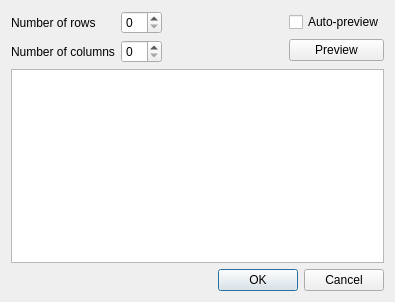
<?xml version="1.0" encoding="UTF-8"?>
<ui version="4.0">
 <class>InsertTableDialog</class>
 <widget class="QDialog" name="InsertTableDialog">
  <property name="geometry">
   <rect>
    <x>0</x>
    <y>0</y>
    <width>395</width>
    <height>302</height>
   </rect>
  </property>
  <property name="windowTitle">
   <string>Insert table</string>
  </property>
  <layout class="QGridLayout" name="gridLayout_3">
   <item row="0" column="0">
    <layout class="QGridLayout" name="gridLayout_2">
     <item row="0" column="0">
      <layout class="QHBoxLayout" name="horizontalLayout">
       <item>
        <layout class="QGridLayout" name="gridLayout">
         <item row="0" column="0">
          <widget class="QLabel" name="rowsNumber_Label">
           <property name="text">
            <string>Number of rows</string>
           </property>
          </widget>
         </item>
         <item row="0" column="1">
          <widget class="QSpinBox" name="rowsNumber_SpinBox"/>
         </item>
         <item row="1" column="0">
          <widget class="QLabel" name="columnsNumber_Label">
           <property name="text">
            <string>Number of columns</string>
           </property>
          </widget>
         </item>
         <item row="1" column="1">
          <widget class="QSpinBox" name="columnsNumber_SpinBox"/>
         </item>
        </layout>
       </item>
       <item>
        <spacer name="horizontalSpacer">
         <property name="orientation">
          <enum>Qt::Horizontal</enum>
         </property>
         <property name="sizeHint" stdset="0">
          <size>
           <width>40</width>
           <height>20</height>
          </size>
         </property>
        </spacer>
       </item>
       <item>
        <layout class="QVBoxLayout" name="verticalLayout">
         <item>
          <widget class="QCheckBox" name="autoPreview_CheckBox">
           <property name="text">
            <string>Auto-preview</string>
           </property>
          </widget>
         </item>
         <item>
          <widget class="QPushButton" name="preview_Button">
           <property name="text">
            <string>Preview</string>
           </property>
          </widget>
         </item>
        </layout>
       </item>
      </layout>
     </item>
     <item row="1" column="0">
      <widget class="QTextEdit" name="tablePreview_TextEdit"/>
     </item>
     <item row="2" column="0">
      <widget class="QDialogButtonBox" name="buttonBox">
       <property name="orientation">
        <enum>Qt::Horizontal</enum>
       </property>
       <property name="standardButtons">
        <set>QDialogButtonBox::Cancel|QDialogButtonBox::Ok</set>
       </property>
      </widget>
     </item>
    </layout>
   </item>
  </layout>
 </widget>
 <resources/>
 <connections>
  <connection>
   <sender>buttonBox</sender>
   <signal>accepted()</signal>
   <receiver>InsertTableDialog</receiver>
   <slot>accept()</slot>
   <hints>
    <hint type="sourcelabel">
     <x>248</x>
     <y>254</y>
    </hint>
    <hint type="destinationlabel">
     <x>157</x>
     <y>274</y>
    </hint>
   </hints>
  </connection>
  <connection>
   <sender>buttonBox</sender>
   <signal>rejected()</signal>
   <receiver>InsertTableDialog</receiver>
   <slot>reject()</slot>
   <hints>
    <hint type="sourcelabel">
     <x>316</x>
     <y>260</y>
    </hint>
    <hint type="destinationlabel">
     <x>286</x>
     <y>274</y>
    </hint>
   </hints>
  </connection>
 </connections>
</ui>
